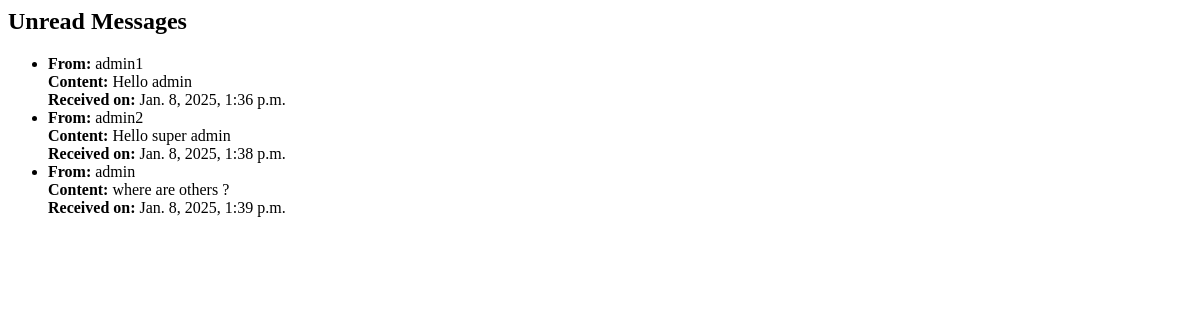
/unread-messages/ (signed in), run on an earlier commit of the app's database.
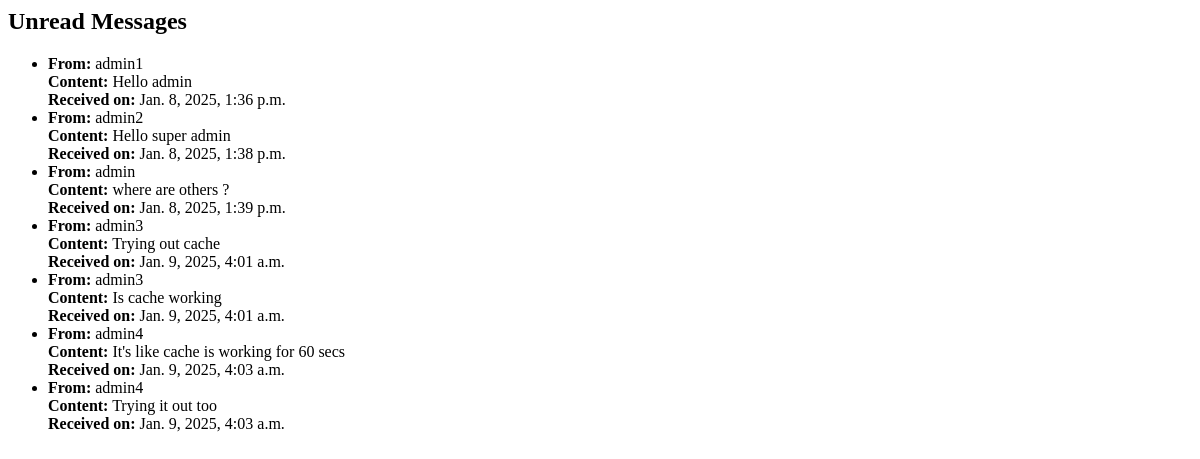
And on a later commit of the database.
### messaging/models.py (models this page shows, shortened)
class Message(models.Model):
    sender = models.ForeignKey(User, related_name='sent_messages', on_delete=models.CASCADE)
    receiver = models.ForeignKey(User, related_name='received_messages', on_delete=models.CASCADE)
    content = models.TextField()
    timestamp = models.DateTimeField(auto_now_add=True)
    edited = models.BooleanField(default=False)
    read = models.BooleanField(default=False)
    parent_message = models.ForeignKey(
        "self", null=True, blank=True, on_delete=models.CASCADE, related_name="replies"
    )
    objects = models.Manager()
    unread = UnreadMessagesManager()

### messaging/views.py (the view)
# urls.py: path('unread-messages/', unread_messages_view, name='unread_messages'),
@login_required
def unread_messages_view(request):
    unread_messages = Message.unread.unread_for_user(request.user).only('sender', 'content', 'timestamp')
    return render(request, 'chat/unread_messages.html', {'unread_messages': unread_messages})

### messaging/managers.py (called while the page is built)
    def get_queryset(self):
        return super().get_queryset().filter(read=False)

    def unread_for_user(self, user):
        return self.get_queryset().filter(receiver=user).only('sender', 'content', 'timestamp')

### messaging/templates/chat/unread_messages.html
<h2>Unread Messages</h2>
<ul>
    {% for message in unread_messages %}
        <li>
            <strong>From:</strong> {{ message.sender }}<br>
            <strong>Content:</strong> {{ message.content }}<br>
            <strong>Received on:</strong> {{ message.timestamp }}
        </li>
    {% empty %}
        <li>No unread messages</li>
    {% endfor %}
</ul>

What changed in the data, as far as the page shows it:
added Message: sender "admin3", content "Trying out cache", timestamp "Jan. 9, 2025, 4:01 a.m."
added Message: sender "admin3", content "Is cache working", timestamp "Jan. 9, 2025, 4:01 a.m."
added Message: sender "admin4", content "It's like cache is working for 60 secs", timestamp "Jan. 9, 2025, 4:03 a.m."
added Message: sender "admin4", content "Trying it out too", timestamp "Jan. 9, 2025, 4:03 a.m."
